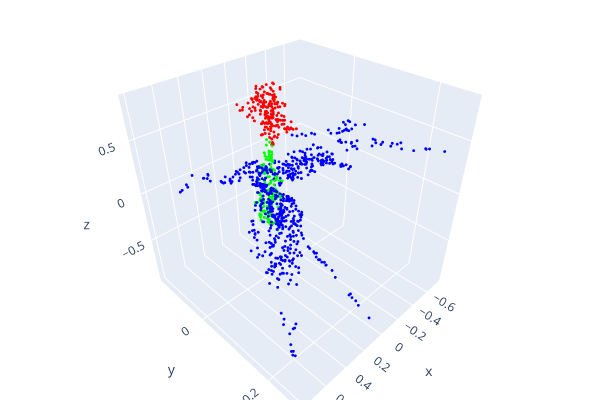
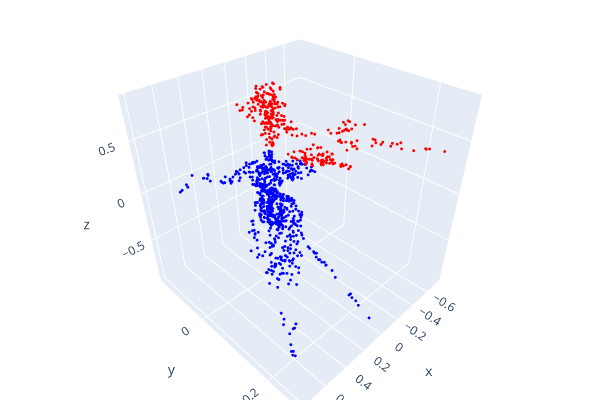

Source (notebook cell) for these figures, in order:
### Code cell
idx = 2
visualize_data(test_pointclouds[idx],test_pointclouds_labels[idx])

visualize_data(test_pointclouds[idx],pred_choice[idx].cpu().detach().numpy())

### Figure 1 — Plotly figure (JSON) as saved in the notebook; plotly's stock layout.template omitted (floating-point values rounded to 4 significant figures; data arrays with more than 128 entries replaced by an {"elided": "..."} marker saying what was removed)
{"data": [{"marker": {"color": {"elided": "1000x3 float values"}, "size": 1}, "mode": "markers", "type": "scatter3d", "x": {"elided": "1000 float values"}, "y": {"elided": "1000 float values"}, "z": {"elided": "1000 float values"}}], "layout": {"height": 400, "margin": {"b": 0, "l": 0, "r": 0, "t": 0}, "scene": {"camera": {"center": {"x": 0, "y": 0, "z": 0}, "up": {"x": 0, "y": 0, "z": 1}}}, "showlegend": false, "width": 600}}

### Figure 2 — Plotly figure (JSON) as saved in the notebook; plotly's stock layout.template omitted (floating-point values rounded to 4 significant figures; data arrays with more than 128 entries replaced by an {"elided": "..."} marker saying what was removed)
{"data": [{"marker": {"color": {"elided": "1000x3 float values"}, "size": 1}, "mode": "markers", "type": "scatter3d", "x": {"elided": "1000 float values"}, "y": {"elided": "1000 float values"}, "z": {"elided": "1000 float values"}}], "layout": {"height": 400, "margin": {"b": 0, "l": 0, "r": 0, "t": 0}, "scene": {"camera": {"center": {"x": 0, "y": 0, "z": 0}, "up": {"x": 0, "y": 0, "z": 1}}}, "showlegend": false, "width": 600}}
